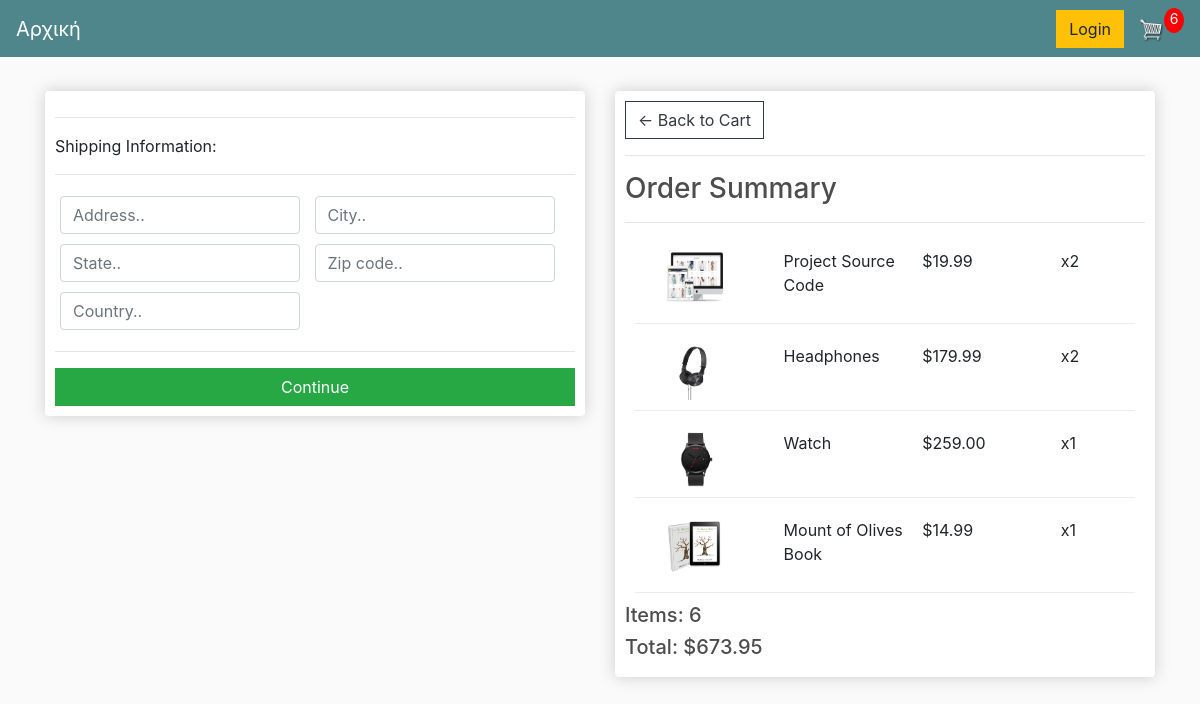
Before: /checkout/ (signed in) with the older database file.
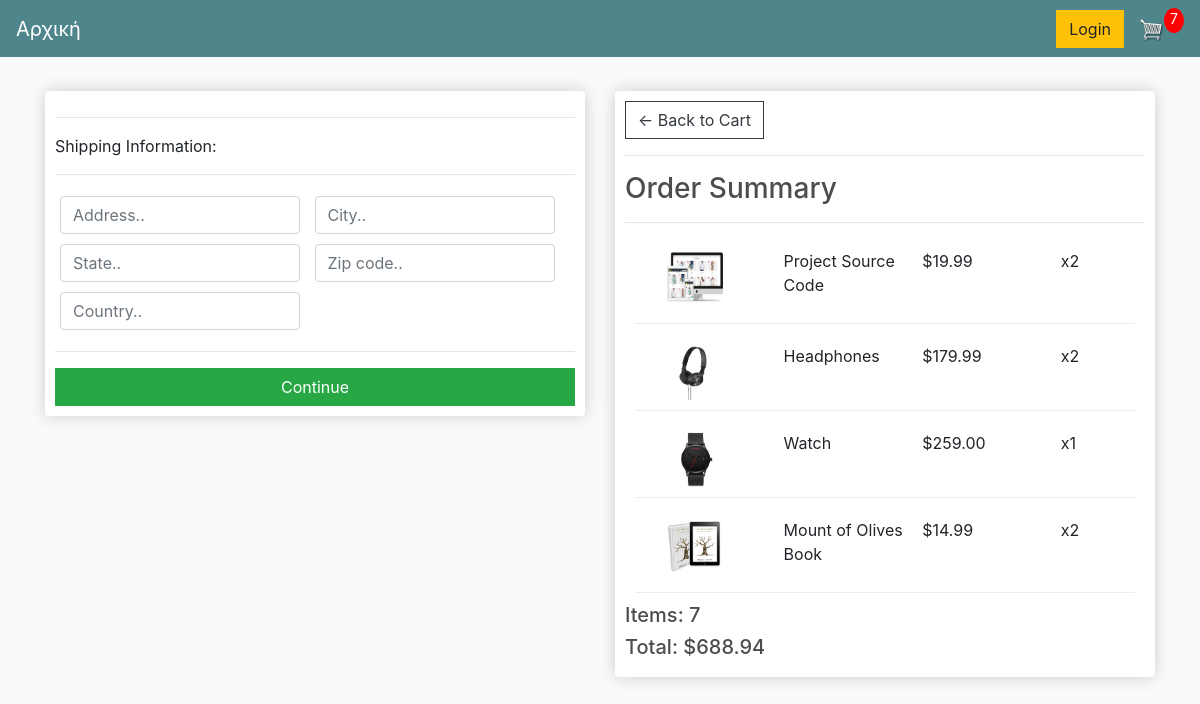
After: the same page with the newer database file.
### store/models.py (models this page shows, shortened)
class OrderItem(models.Model):
    product = models.ForeignKey(Product, on_delete=models.SET_NULL, blank=True, null=True)
    order = models.ForeignKey(Order, on_delete=models.SET_NULL, blank=True, null=True)
    quantity = models.IntegerField(default=0, null=True, blank=True)
    date_added = models.DateTimeField(auto_now_add=True)
    @property
    def get_total(self):
        return self.quantity * self.product.price

class Order(models.Model):
    customer = models.ForeignKey(Customer, on_delete=models.SET_NULL, blank=True, null=True)
    date_order = models.DateTimeField(auto_now_add=True)
    complete = models.BooleanField(default=False, null=True, blank=True)
    transaction_id = models.CharField(max_length=200, null=True)
    @property
    def get_cart_total(self):
        orderitems = self.orderitem_set.all()
        return sum([item.get_total for item in orderitems])
    @property
    def get_cart_items(self):
        orderitems = self.orderitem_set.all()
        return sum([item.quantity for item in orderitems])
    @property
    def shipping(self):
        return True

class Product(models.Model):
    category = models.ForeignKey(Category, on_delete=models.CASCADE, blank=False, null=False)
    name = models.CharField(max_length=200, null=True)
    price = models.DecimalField(max_digits=5, decimal_places=2)
    image = models.ImageField(null=True, blank=True)
    @property
    def imageURL(self):
        try:
            url = self.image.url
        except:
            url = ''
        return url

### store/views.py (the view)
# urls.py: path('checkout/', views.checkout, name="checkout"),
def checkout(request):
     data = cartData(request)
     cartItems = data['cartItems']
     order = data['order']
     items = data['items']
     context = {'items': items, 'order': order, 'cartItems': cartItems, 'shipping': False}
     return render(request, 'store/checkout.html', context)

### store/utils.py (called while the page is built)
def cartData(request):
    if request.user.is_authenticated:
        customer = request.user.customer
        order, created = Order.objects.get_or_create(customer=customer, complete=False)
        items = order.orderitem_set.all()
        cartItems = order.get_cart_items
    else:
        cookieData = cookieCart(request)
        cartItems = cookieData['cartItems']
        order = cookieData['order']
        items = cookieData['items']
    return {'cartItems': cartItems, 'order':order, 'items': items}

### store/templates/store/checkout.html (shortened to what this page needs)
{% extends 'store/main.html' %}
{% load static %}
{% block content %}
    <div class="row">
		<div class="col-lg-6">
			<div class="box-element" id="form-wrapper">
				<form id="form">
					<div id="shipping-info">
						<hr>
						<p>Shipping Information:</p>
						<hr>
						<div class="form-field">
							<input class="form-control" type="text" name="address" placeholder="Address..">
						</div>
						<div class="form-field">
							<input class="form-control" type="text" name="city" placeholder="City..">
						</div>
						<div class="form-field">
							<input class="form-control" type="text" name="state" placeholder="State..">
						</div>
						<div class="form-field">
							<input class="form-control" type="text" name="zipcode" placeholder="Zip code..">
						</div>
						<div class="form-field">
							<input class="form-control" type="text" name="country" placeholder="Country..">
						</div>
					</div>
					<hr>
					<input id="form-button" class="btn btn-success btn-block" type="submit" value="Continue">
				</form>
			</div>
			<br>
		</div>
		<div class="col-lg-6 hide-on-sm">
			<div class="box-element">
				<a  class="btn btn-outline-dark" href="{% url 'cart' %}">&#x2190; Back to Cart</a>
				<hr>
				<h3>Order Summary</h3>
				<hr>
				{% for item in items %}
				<div class="cart-row">
					<div style="flex:2"><img class="row-image" src={{item.product.imageURL}}></div>
					<div style="flex:2; margin-left: 10px;"><p>{{item.product.name}}</p></div>
					<div style="flex:2; margin-left: 10px;"><p>${{item.product.price|floatformat:2}}</p></div>
					<div style="flex:1; margin-left: 10px;"><p>x{{item.quantity}}</p></div>
				</div>
				{% endfor %}
				<h5>Items:   {{order.get_cart_items}}</h5>
				<h5>Total:   ${{order.get_cart_total|floatformat:2}}</h5>
			</div>
		</div>
	</div>
{% endblock content %}

Changed rows visible on the page:
changed OrderItem "Mount of Olives Book": quantity "1" → "2"
changed through a linked row, Order: get_cart_items "6" → "7"; get_cart_total "673.95" → "688.94"
Other visible differences:
{{ cartItems }}: "6" → "7"
